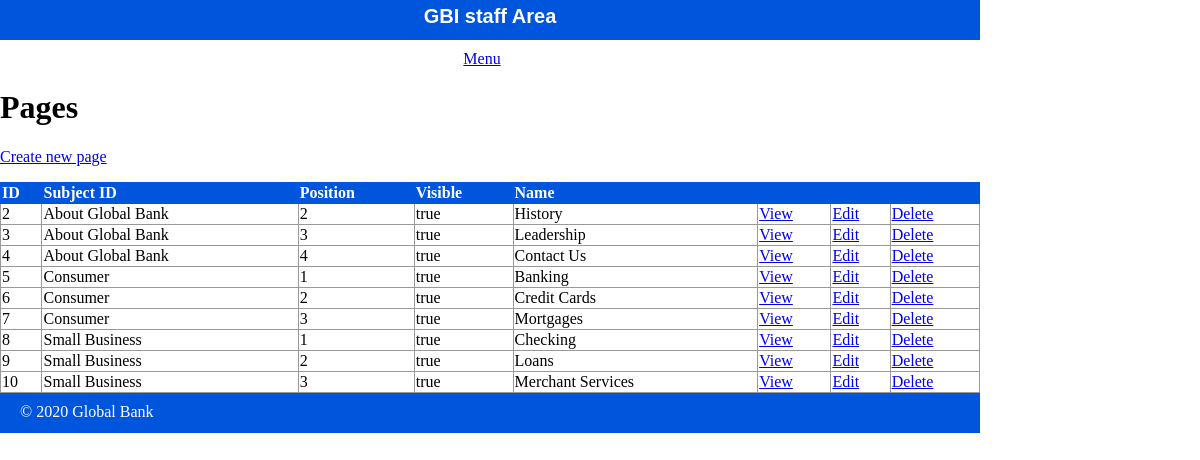
Screenshot of /public/staff/pages/index.php with the database file from the repository.
### tables this page shows
CREATE TABLE `pages` (
  `id` int(11) NOT NULL,
  `subject_id` int(11) DEFAULT NULL,
  `menu_name` varchar(255) DEFAULT NULL,
  `position` int(3) DEFAULT NULL,
  `visible` tinyint(1) DEFAULT NULL,
  `content` text DEFAULT NULL
);

CREATE TABLE `subjects` (
  `id` int(11) NOT NULL,
  `menu_name` varchar(255) DEFAULT NULL,
  `position` int(3) DEFAULT NULL,
  `visible` tinyint(1) DEFAULT NULL
);

### private/initialize.php (called while the page is built, shortened)
 <?php
$path = '/globe_bank/public/';
  require_once('functions.php');
  require_once('database.php');
  require_once("query_functions.php");
  ?>

### private/query_functions.php (called while the page is built, shortened)
<?php
  function find_subject_by_id($id){
    global $db;
    $sql = "SELECT * FROM subjects ";
    $sql .= "WHERE id='".db_escape($db,$id)."'";
    $result = mysqli_query($db, $sql);
    $subject = mysqli_fetch_assoc($result);
    return $subject;
  }
  function find_all_pages(){
    global $db;
    $sql = "SELECT * FROM pages ";
    $sql .= "ORDER BY subject_id ASC, position ASC";
    $result = mysqli_query($db, $sql);
    return $result;
  }
 ?>

### private/functions.php (called while the page is built, shortened)
<?php
function u($value="")
{
  return urlencode($value);
}
function h($value='')
{
  return htmlspecialchars($value);
}
 ?>

### private/database.php (called while the page is built, shortened)
<?php
function db_escape($connection, $string){
  return mysqli_real_escape_string($connection, $string);
}
 ?>

### public/staff/pages/index.php (the view, shortened to what this page needs)
<?php require_once('../../../private/initialize.php'); ?>
<?php
  $page_set = find_all_pages();
 ?>
 <?php include(SHARED_PATH.'/staff_header.php'); ?>
 <div id="cotant">
   <div class="pages listing">
     <h1>Pages</h1>
     <div class="action">
       <a class="action" href="<?php echo $path."staff/pages/new.php"; ?>">Create new page</a>
     </div>
     <table class="list">
       <tr>
         <th>ID</th>
         <th>Subject ID</th>
         <th>Position</th>
         <th>Visible</th>
         <th>Name</th>
         <th>&nbsp;</th>
         <th>&nbsp;</th>
         <th>&nbsp;</th>
       </tr>
       <?php while($page = mysqli_fetch_assoc($page_set)) { ?>
         <?php $subject =find_subject_by_id($page["subject_id"]); ?>
         <tr>
           <td><?php echo h($page['id']); ?></td>
           <td><?php echo h($subject['menu_name']); ?></td>
           <td><?php echo h($page['position']); ?></td>
           <td><?php echo h($page['visible']==1? 'true' : 'false'); ?></td>
           <td><?php echo h($page['menu_name']); ?></td>
           <td><a class="action" href=<?php echo $path."staff/pages/show.php?id=".h(u($page['id'])); ?>>View</a></td>
           <td><a class="action" href="<?php echo $path."staff/pages/edit.php?id=".
           h(u($page['id'])); ?>">Edit</a></td>
           <td><a class="action" href="<?php echo $path."staff/pages/delete.php?id=".
           h(u($page['id'])); ?>">Delete</a></td>
         </tr>
       <?php } ?>
     </table>
   </div>
 </div>
 <?php include(SHARED_PATH."/staff_footer.php"); ?>

### private/shared/staff_header.php (shortened to what this page needs)
<!DOCTYPE html>
<html lang="en" dir="ltr">
  <head>
    <link rel="stylesheet" media="all" href="<?php echo '/globe_bank/public/stylesheets/staff.css' ?>" />
  </head>
  <body>
    <header>
      <h1>GBI staff Area</h1>
    </header>
    <nav>
      <ul>
        <li><a href="<?php echo '/globe_bank/public/staff/index.php'; ?>">Menu</a></li>
      </ul>
    </nav>

### private/shared/staff_footer.php (shortened to what this page needs)
<footer>
    &copy; <?php echo date("Y") . " Global Bank"; ?>
</footer>
</body>
</html>

### public/stylesheets/staff.css (style rules this page uses)
html { height: 100%; width: 100%; }
body { height: 980px; width: 100%; margin: 0; padding: 0; }
header { width: 980px; height: 40px; margin: 0 0 10px 0; padding: 0; background: #0055dd; color: white; }
header h1 { margin: 0; padding: 5px; font-size: 20px; font-family: Verdana, Arial, Helvetica, sans-serif; text-align: center; }
nav { width: 980px; margin: 0; padding: 0; text-align: center; }
nav ul { width: 980px; list-style: none; padding: 0; margin: 0; }
nav ul li { display: inline; margin-right: 1em; }
footer { width: 940px; height: 20px; margin: 0 0 10px 0; padding: 10px 20px; background: #0055dd; color: white; }
.action { margin-bottom: 1em; }
table { border-collapse: collapse; vertical-align: top; }
table.list { width: 980px; }
table.list tr td { border: 1px solid #999999; }
table.list tr th { border: 1px solid #0055dd; background: #0055dd; color: white; text-align: left; }

### rows the page displays
pages: id "2", subject.menu_name "About Global Bank", position "2", visible "true", menu_name "History"
pages: id "3", subject.menu_name "About Global Bank", position "3", visible "true", menu_name "Leadership"
pages: id "4", subject.menu_name "About Global Bank", position "4", visible "true", menu_name "Contact Us"
pages: id "5", subject.menu_name "Consumer", position "1", visible "true", menu_name "Banking"
pages: id "6", subject.menu_name "Consumer", position "2", visible "true", menu_name "Credit Cards"
pages: id "7", subject.menu_name "Consumer", position "3", visible "true", menu_name "Mortgages"
pages: id "8", subject.menu_name "Small Business", position "1", visible "true", menu_name "Checking"
pages: id "9", subject.menu_name "Small Business", position "2", visible "true", menu_name "Loans"
pages: id "10", subject.menu_name "Small Business", position "3", visible "true", menu_name "Merchant Services"
